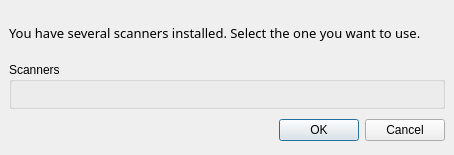
<ui version="4.0" >
 <author></author>
 <comment></comment>
 <exportmacro></exportmacro>
 <class>ScannerSelectDialog</class>
 <widget class="QDialog" name="ScannerSelectDialog" >
  <property name="geometry" >
   <rect>
    <x>0</x>
    <y>0</y>
    <width>454</width>
    <height>155</height>
   </rect>
  </property>
  <property name="windowTitle" >
   <string>Select Scanner</string>
  </property>
  <layout class="QVBoxLayout" >
   <property name="margin" >
    <number>9</number>
   </property>
   <property name="spacing" >
    <number>6</number>
   </property>
   <item>
    <widget class="QLabel" name="label" >
     <property name="font" >
      <font>
       <family>Sans Serif</family>
       <pointsize>10</pointsize>
       <weight>50</weight>
       <italic>false</italic>
       <bold>false</bold>
       <underline>false</underline>
       <strikeout>false</strikeout>
      </font>
     </property>
     <property name="text" >
      <string>You have several scanners installed. Select the one you want to use.</string>
     </property>
    </widget>
   </item>
   <item>
    <widget class="QGroupBox" name="scannerBox" >
     <property name="title" >
      <string>Scanners</string>
     </property>
     <layout class="QVBoxLayout" >
      <property name="margin" >
       <number>10</number>
      </property>
      <property name="spacing" >
       <number>12</number>
      </property>
     </layout>
    </widget>
   </item>
   <item>
    <layout class="QHBoxLayout" >
     <property name="margin" >
      <number>0</number>
     </property>
     <property name="spacing" >
      <number>6</number>
     </property>
     <item>
      <spacer>
       <property name="orientation" >
        <enum>Qt::Horizontal</enum>
       </property>
       <property name="sizeHint" >
        <size>
         <width>131</width>
         <height>31</height>
        </size>
       </property>
      </spacer>
     </item>
     <item>
      <widget class="QPushButton" name="okButton" >
       <property name="text" >
        <string>OK</string>
       </property>
      </widget>
     </item>
     <item>
      <widget class="QPushButton" name="cancelButton" >
       <property name="text" >
        <string>Cancel</string>
       </property>
      </widget>
     </item>
    </layout>
   </item>
  </layout>
 </widget>
 <pixmapfunction></pixmapfunction>
 <resources/>
 <connections>
  <connection>
   <sender>okButton</sender>
   <signal>clicked()</signal>
   <receiver>ScannerSelectDialog</receiver>
   <slot>accept()</slot>
   <hints>
    <hint type="sourcelabel" >
     <x>278</x>
     <y>253</y>
    </hint>
    <hint type="destinationlabel" >
     <x>96</x>
     <y>254</y>
    </hint>
   </hints>
  </connection>
  <connection>
   <sender>cancelButton</sender>
   <signal>clicked()</signal>
   <receiver>ScannerSelectDialog</receiver>
   <slot>reject()</slot>
   <hints>
    <hint type="sourcelabel" >
     <x>369</x>
     <y>253</y>
    </hint>
    <hint type="destinationlabel" >
     <x>179</x>
     <y>282</y>
    </hint>
   </hints>
  </connection>
 </connections>
</ui>
